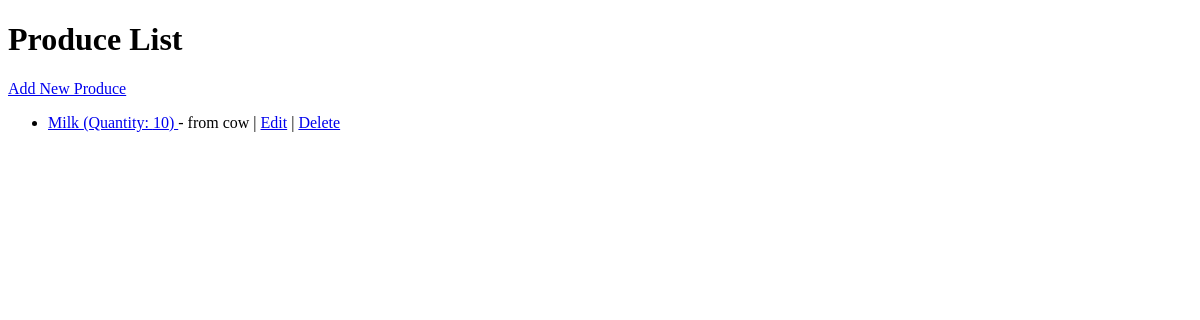
/produce/, run on an earlier commit of the app's database.
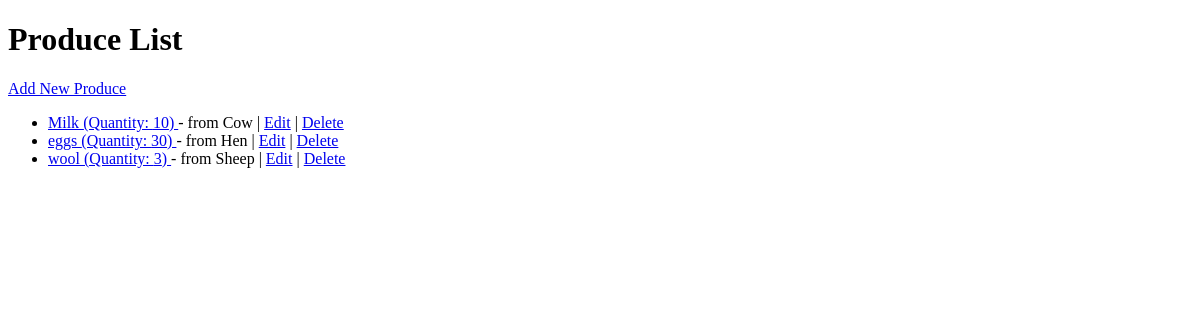
And on a later commit of the database.
### farm/models.py (models this page shows, shortened)
class Produce(models.Model):
    animal = models.ForeignKey(Animal, on_delete=models.CASCADE, related_name="produce")
    produce_type = models.CharField(max_length=100)
    quantity = models.PositiveIntegerField()
    date_collected = models.DateTimeField(auto_now_add=True)

class Animal(models.Model):
    name = models.CharField(max_length=100)
    breed = models.CharField(max_length=100)
    age = models.PositiveIntegerField()
    date_added = models.DateTimeField(auto_now_add=True)

### farm/views.py (the view)
# urls.py: path('produce/', views.ProduceListView.as_view(), name='produce_list'),
class ProduceListView(ListView):
    model = Produce
    template_name = "farm/produce_list.html"
    context_object_name = "produces"

### farm/templates/farm/produce_list.html (shortened to what this page needs)
<!DOCTYPE html>
<html>
<head>
</head>
<body>
    <h1>Produce List</h1>
    <a href="{% url 'produce_add' %}">Add New Produce</a>
    <ul>
        {% for produce in produces %}
            <li>
                <a href="{% url 'produce_detail' produce.pk %}">
                    {{ produce.produce_type }} (Quantity: {{ produce.quantity }})
                </a>
                {% if produce.animal %}
                    - from {{ produce.animal.name }}
                {% endif %}
                | <a href="{% url 'produce_edit' produce.pk %}">Edit</a>
                | <a href="{% url 'produce_delete' produce.pk %}">Delete</a>
            </li>
        {% empty %}
            <li>No produce found.</li>
        {% endfor %}
    </ul>
</body>
</html>

What changed in the data, as far as the page shows it:
changed through a linked row, Produce "Milk": animal.name "cow" → "Cow"
added Produce: produce_type "eggs", quantity "30", animal.name "Hen"
added Produce: produce_type "wool", quantity "3", animal.name "Sheep"
